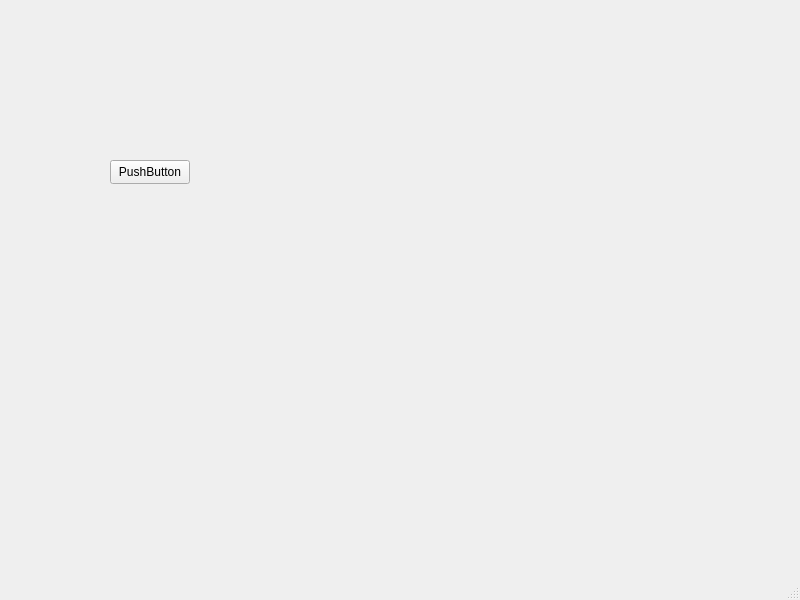
<?xml version="1.0" encoding="UTF-8"?>
<ui version="4.0">
 <class>MainWindow</class>
 <widget class="QMainWindow" name="MainWindow">
  <property name="geometry">
   <rect>
    <x>0</x>
    <y>0</y>
    <width>800</width>
    <height>600</height>
   </rect>
  </property>
  <property name="windowTitle">
   <string>MainWindow</string>
  </property>
  <widget class="QWidget" name="centralwidget">
   <widget class="QPushButton" name="pushButton">
    <property name="geometry">
     <rect>
      <x>110</x>
      <y>160</y>
      <width>80</width>
      <height>24</height>
     </rect>
    </property>
    <property name="text">
     <string>PushButton</string>
    </property>
   </widget>
  </widget>
  <widget class="QMenuBar" name="menubar">
   <property name="geometry">
    <rect>
     <x>0</x>
     <y>0</y>
     <width>800</width>
     <height>21</height>
    </rect>
   </property>
  </widget>
  <widget class="QStatusBar" name="statusbar"/>
 </widget>
 <resources/>
 <connections/>
</ui>
